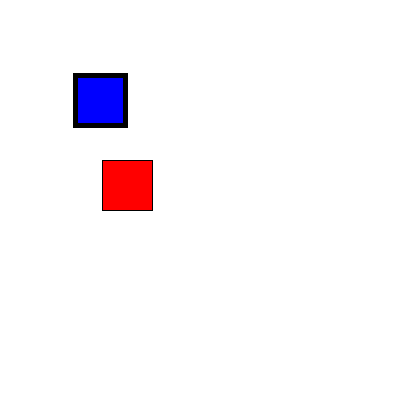
Frame 1 (no input)
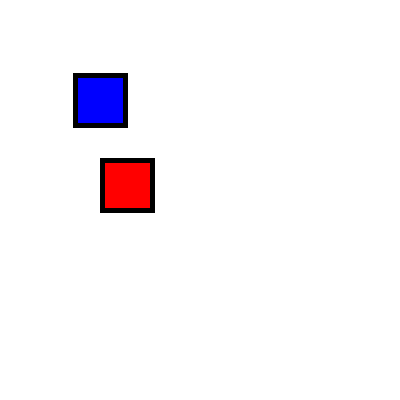
Frame 60 (the mouse pressed at the canvas centre just before this capture)
Frame 120 (the mouse held since frame 60 and released just before this capture): identical to frame 60, image omitted

The Processing sketch that drew these frames (run headless with seeded random() and noise(); from frame 60 on, the mouse is pressed at the canvas centre):

// Processing sketch: processing_143748
// ── processing_143748.pde

//int l = 50;
int s = 50;
int x1 = 50;
int y1 = 50;
int x2 = 100;
int x3 = 150;
int y2 = 100;
int y3 = 150;
int x;
int y;
int i = 2;
int t = 100;


void setup(){
  size(400, 400);
  background(255);
  smooth();
  
  x = x1 += x1/2;
  y= y1 += y1/2;
}

void draw(){
  background(255);
  
  stroke(255);
  fill(255);
  rect(x2,y2,s,s); //invisible square
  
  
  fill(255,0,0);
  
  stroke(0);
  rubik(t, 50,150); //other red square, apart of custom object
  //rubik(t, 100, 150); //custom object cubes I commented out
 // rubik(t, 150, 150);
  
  strokeWeight(5);
  stroke(0);
  
 // if(mouseX > x){ //|| (mouseX< x +w){
  
  if (mousePressed){
    
   if(dist(x1, y1, mouseX-(s/2), mouseY-(s/2)) < s){ 
    x1 = mouseX-(s/2); //if mouse is pressed, then the rectangle will follow the mouse
    y1 = mouseY-(s/2);
   }
 
  }
  
if(dist(x1,y1,x2,y2) <s){ //if the red square is moved over the invisible square, it will turn blue
  fill(0, 0,255);
}
  
  
  rect(x1, y1, s,s);//red or blue rectangle
  
  
  
 

}


void rubik(int x, int y, int d){ //made my own object, I will use this for all the small cubes
  
  pushMatrix();
  translate(x, y);
  
  //noFill();
  //for(int i = 2; i <= d; i += 50){
    rect(i,110, 50, 50);
 // }
  popMatrix();
}
